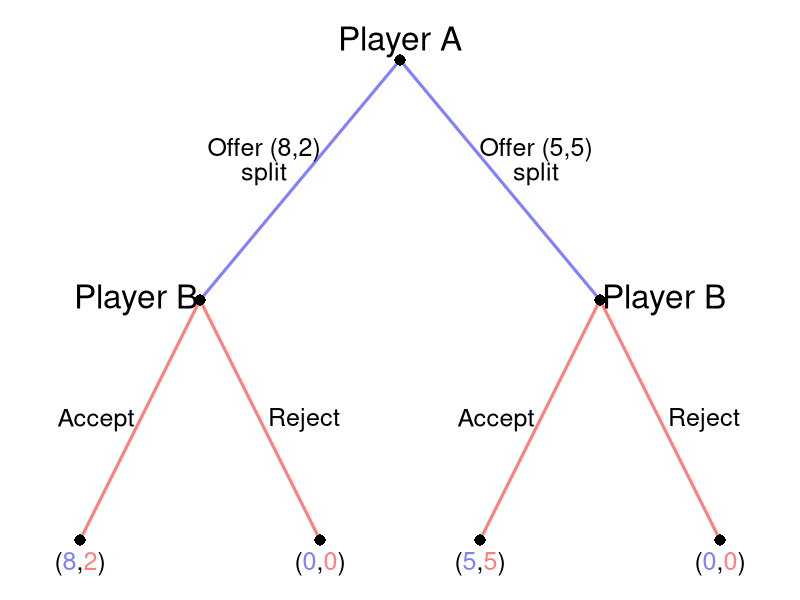

This chart was generated by the following R code:
require(shape)
pdf(file = "people/sequential_ultimatum.pdf", width = 9, height = 7)

#Set parameters for graphics
axislabelsize <- 1.5
labelsize <- 2
actionlabelsize <- 1.5
graphlinewidth <- 3
segmentlinewidth <- 2
nodesize <- 1.5

COL <- c("#7fc97f", "#beaed4", "#fdc086", "#ffff99", "#386cb0", "#f0027f", "#bf5b17", "#666666")
COLA <- c("#99d8c9","#66c2a4","#41ae76", "#238b45", "#005824")
COLB <- c("#4eb3d3", "#2b8cbe", "#0868ac","#084081")

par(mar =  c(0, 0, 0, 0))

xlims <- c(0, 10)
ylims <- c(0, 10)

npts <- 501 
x <- seq(xlims[1], xlims[2], length.out = npts)
y <- seq(ylims[1], ylims[2], length.out = npts) 

plot(0, 0, xlim = xlims, ylim = ylims, type = "n",
     xlab = expression(paste("")),
     ylab = expression(paste("")), 
     xaxt = "n", 
     yaxt = "n", 
     cex.lab = axislabelsize, 
     bty = "n",
     xaxs="i", 
     yaxs="i")

ticksy <- seq(from = 0, to = ylims[2], by = 2)
ylabels <- seq(from = 0, to = ylims[2], by = 2)
ticksx <- seq(from = 0, to = xlims[2], by = 2)
xlabels <- seq(from = 0, to = xlims[2], by = 2)

#Branches for Aram
#Fish 10
segments(5, 9, 2.5, 5, lty = 1, col = rgb(0, 0, 1, 0.5), lwd = graphlinewidth)
#Fish 12
segments(5, 9, 7.5, 5, lty = 1, col = rgb(0, 0, 1, 0.5), lwd = graphlinewidth)

#Branches for Bina
#From Aram Fishing 10
#Bina fishes 10
segments(2.5, 5, 1, 1, lty = 1, col = rgb(1, 0, 0, 0.5), lwd = graphlinewidth)
#Bina fishes 12
segments(2.5, 5, 4, 1, lty = 1, col = rgb(1, 0, 0, 0.5), lwd = graphlinewidth)

#From Aram fishing 12
#Bina fishes 10
segments(7.5, 5, 6, 1, lty = 1, col = rgb(1, 0, 0, 0.5), lwd = graphlinewidth)


#Bina fishes 12
segments(7.5, 5, 9, 1, lty = 1, col = rgb(1, 0, 0, 0.5), lwd = graphlinewidth)

#Initial node
points(5, 9, pch = 16, col = "black", cex = nodesize)

#P1 Nodes
points(2.5, 5, pch = 16, col = "black", cex = nodesize)
points(7.5, 5, pch = 16, col = "black", cex = nodesize)

#P2 Terminal Nodes
points(1, 1, pch = 16, col = "black", cex = nodesize)
points(4, 1, pch = 16, col = "black", cex = nodesize)
points(6, 1, pch = 16, col = "black", cex = nodesize)
points(9, 1, pch = 16, col = "black", cex = nodesize)

text(5, 9.3, expression(paste("Player A")), cex = labelsize)

text(3.3, 7.5, expression(paste("Offer (8,2)")), cex = actionlabelsize)
text(3.3, 7.1, expression(paste("split")), cex = actionlabelsize)
text(6.7, 7.5, expression(paste("Offer (5,5)")), cex = actionlabelsize)
text(6.7, 7.1, expression(paste("split")), cex = actionlabelsize)


text(1.7, 5, expression(paste("Player B")), cex = labelsize)
text(1.2, 3, expression(paste("Accept")), cex = actionlabelsize)
#text(1.3, 3.1, expression(paste("early")), cex = actionlabelsize)
text(3.8, 3, expression(paste("Reject")), cex = actionlabelsize)
#text(3.7, 3.1, expression(paste("late")), cex = actionlabelsize)


text(8.3, 5, expression(paste("Player B")), cex = labelsize)
text(6.2, 3, expression(paste("Accept")), cex = actionlabelsize)
#text(6.3, 3.1, expression(paste("early")), cex = actionlabelsize)
text(8.8, 3, expression(paste("Reject")), cex = actionlabelsize)
#text(8.7, 3.1, expression(paste("late")), cex = actionlabelsize)

#Payoffs 
text(1, .6, expression("(" * phantom("8") * "," * phantom("2") * ")"), cex = actionlabelsize)
text(1, .6, expression(phantom("(") * "8" * phantom(",") * phantom("2") * phantom(")")), col = rgb(0, 0, 1, 0.5),  cex = actionlabelsize)
text(1, .6, expression(phantom("(") * phantom("8") * phantom(",") * "2" * phantom(")")), col = rgb(1, 0, 0, 0.5), cex = actionlabelsize)

text(4, .6, expression("(" * phantom("0") * "," * phantom("0") * ")"), cex = actionlabelsize)
text(4, .6, expression(phantom("(") * "0" * phantom(",") * phantom("0") * phantom(")")), col = rgb(0, 0, 1, 0.5),  cex = actionlabelsize)
text(4, .6, expression(phantom("(") * phantom("0") * phantom(",") * "0" * phantom(")")), col = rgb(1, 0, 0, 0.5), cex = actionlabelsize)

text(6, .6, expression("(" * phantom("5") * "," * phantom("5") * ")"), cex = actionlabelsize)
text(6, .6, expression(phantom("(") * "5" * phantom(",") * phantom("5") * phantom(")")), col = rgb(0, 0, 1, 0.5),  cex = actionlabelsize)
text(6, .6, expression(phantom("(") * phantom("5") * phantom(",") * "5" * phantom(")")), col = rgb(1, 0, 0, 0.5), cex = actionlabelsize)

text(9, .6, expression("(" * phantom("0") * "," * phantom("0") * ")"), cex = actionlabelsize)
text(9, .6, expression(phantom("(") * "0" * phantom(",") * phantom("0") * phantom(")")), col = rgb(0, 0, 1, 0.5),  cex = actionlabelsize)
text(9, .6, expression(phantom("(") * phantom("0") * phantom(",") * "0" * phantom(")")), col = rgb(1, 0, 0, 0.5), cex = actionlabelsize)

dev.off()
